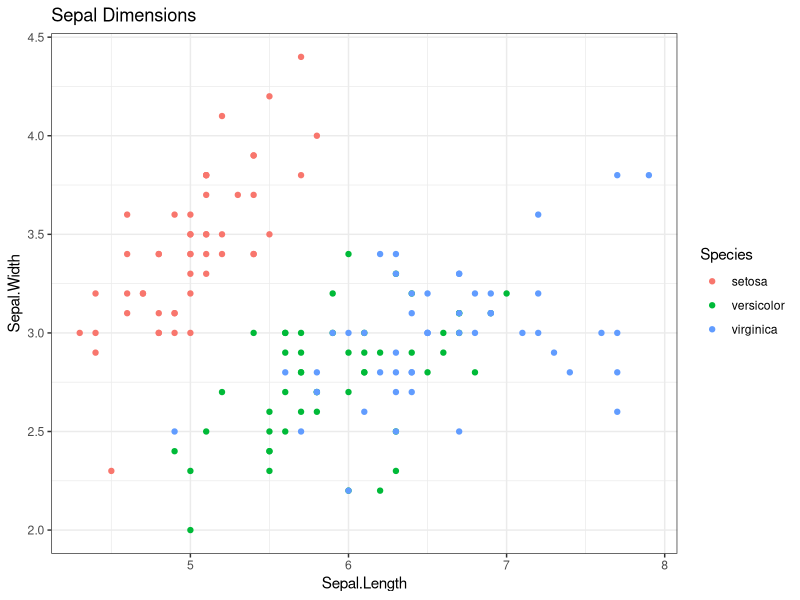

This figure's R source:
## ---- chunk 1
library(knitr)
library(ggplot2)
## ---- chunk 2
ggplot(iris) + geom_point(aes(Sepal.Length,Sepal.Width, color = Species)) + theme_bw() + ggtitle("Sepal Dimensions")
